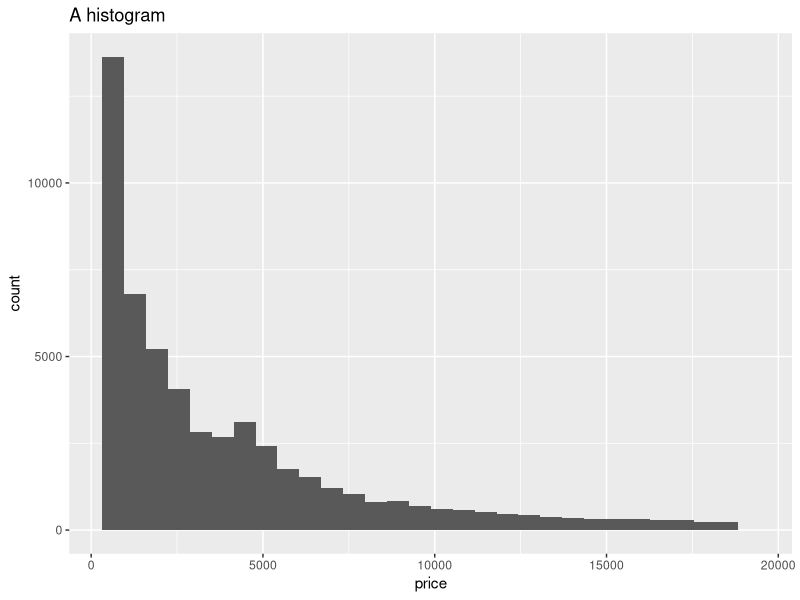

R code for this plot:
## ---- chunk 1
5*5
x <- 5*5
## ---- chunk 2
y <- 5*5*5
## ---- chunk 3
library(tidyverse)
ds <- diamonds
ds <- ds %>% filter(cut == "Ideal")
## ---- chunk 4
x <- 'Hello'
print(x)
## ---- chunk 5
ds <- diamonds
ggplot(ds, aes(x = price)) + geom_histogram() + ggtitle("A histogram")
## ---- chunk 6
ds %>% head()
## ---- chunk 7
library(knitr)
kable(ds %>% head(), caption = "The first 5 diamond cuts and prices")
